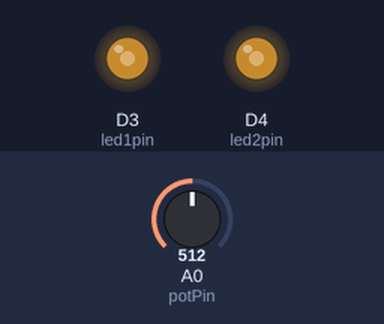
Bench run of a sketch on a simulated ESP8266 (NodeMCU). Parts: output pins drawn as LEDs (lit = HIGH). Inputs (shaded band) come from the test bench; at power-on: A0 (potPin) = 512.

Above: at 1.2 s.
1.3 s: A0 (potPin) set to 716
At 2.4 s:
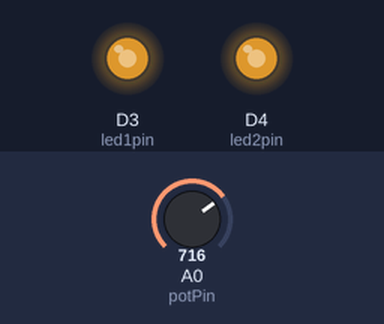
2.8 s: A0 (potPin) set to 900
At 3.6 s:
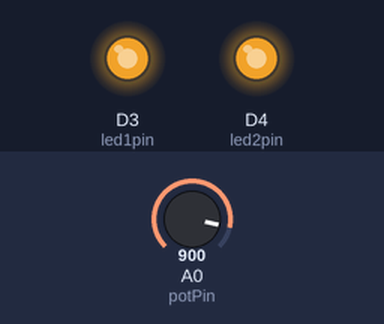
4.3 s: A0 (potPin) set to 122
At 4.7 s:
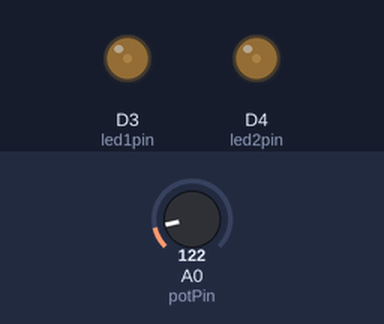
5.8 s: A0 (potPin) set to 0
At 7.0 s:
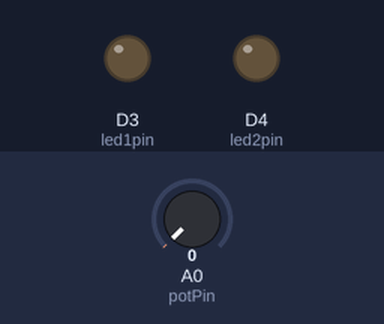
Timing chart, 0 to 8.3 s (numbered marks = the images above; inputs shaded):
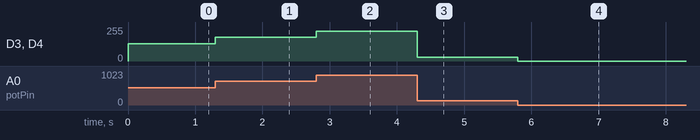

The sketch:

session6example1.ino
```cpp
int led1pin = D3; // Pin for LED 1:
int led2pin = D4; // Pin for LED 2
int potPin =A0; // Pin for the potentiometer

void setup()
{
  pinMode(led1pin, OUTPUT);
  pinMode(led2pin, OUTPUT);
 // No need to set up the potentiometer pin; it is an input by default
}
void loop()
{
  // Read the potentiometer value (e to 1023)
  int potValue=analogRead(potPin);
  //Map the potentiometer value to the LED brightness range (0 to 255)
  int brightness = map(potValue, 0, 1023, 0, 255);
  // Get the LED brightness using the PWM technique
  analogWrite(led1pin, brightness);
  analogWrite(led2pin, brightness);
}
```

Measured:
- after the input at 1.3 s, D3 (led1pin), D4 (led2pin): 128/255 → 178/255 at once
- after the input at 2.8 s, D3 (led1pin), D4 (led2pin): 178/255 → 224/255 at once
- after the input at 4.3 s, D3 (led1pin), D4 (led2pin): 224/255 → 30/255 at once
- after the input at 5.8 s, D3 (led1pin), D4 (led2pin): 30/255 → 0/255 at once
